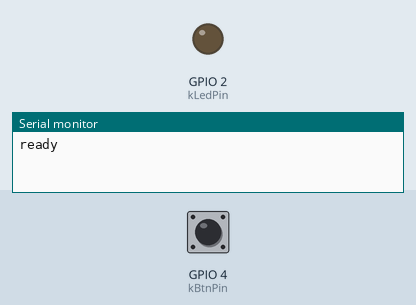
This program was run on a simulated ESP32. Shown: output pins drawn as LEDs (lit = HIGH), the last lines printed to the serial monitor. Inputs (shaded band) come from the test bench; at power-on: GPIO 4 (kBtnPin) HIGH.

Above: at 1.4 s.
1.5 s: GPIO 4 (kBtnPin) pulled LOW for 0.15 s
At 2.7 s:
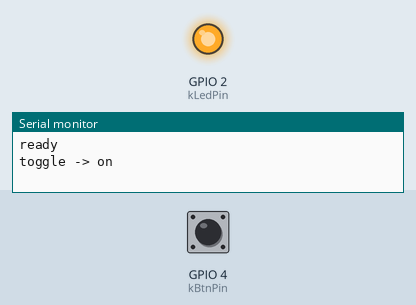
3.1 s: GPIO 4 (kBtnPin) pulled LOW for 1 s
At 4.0 s:
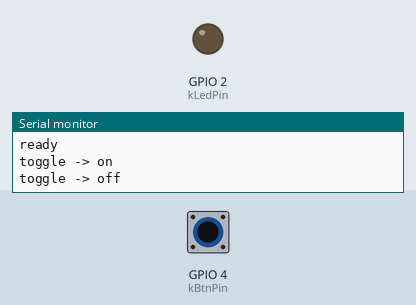
5.6 s: GPIO 4 (kBtnPin) pulled LOW for 3.2 s
At 5.9 s:
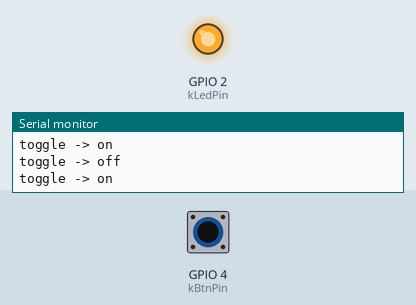
Timing chart, 0 to 8.6 s (numbered marks = the images above; inputs shaded):
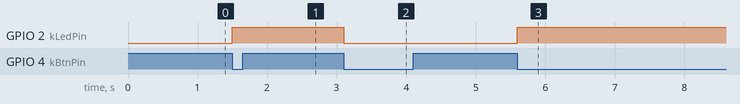

Measured:
- after the input at 1.5 s, GPIO 2 (kLedPin): LOW → HIGH at once
- after the input at 3.1 s, GPIO 2 (kLedPin): HIGH → LOW at once
- after the input at 5.6 s, GPIO 2 (kLedPin): LOW → HIGH at once

The program:

main.cpp
```cpp
// Module 01 — ESP32
// Press the button → toggle the LED. Interrupt-driven with software debounce.
//
// Pins:
//   GPIO 4  ── button ── GND   (input, pull-up)
//   GPIO 2  ── 220 Ω ── LED ── GND
//
// Why GPIO 4 (not GPIO 0)? GPIO 0 is a strapping pin — pulling it LOW at
// boot puts the chip in download mode. Using it for a regular button works
// but causes "won't reboot after upload" surprises.

#include <Arduino.h>

namespace {

constexpr uint8_t kBtnPin = 4;
constexpr uint8_t kLedPin = 2;
constexpr uint32_t kDebounceMs = 30;

// `IRAM_ATTR` keeps the ISR in instruction RAM (faster, mandatory on ESP32).
volatile bool g_press_pending = false;
volatile uint32_t g_last_isr_ms = 0;

void IRAM_ATTR on_button_press() {
    const uint32_t now = millis();
    if (now - g_last_isr_ms < kDebounceMs) return;
    g_last_isr_ms = now;
    g_press_pending = true;
}

}  // namespace

void setup() {
    pinMode(kLedPin, OUTPUT);
    digitalWrite(kLedPin, LOW);
    pinMode(kBtnPin, INPUT_PULLUP);
    attachInterrupt(digitalPinToInterrupt(kBtnPin), on_button_press, FALLING);

    Serial.begin(SERIAL_BAUD);
    delay(200);
    Serial.println("ready");
}

void loop() {
    if (!g_press_pending) {
        delay(1);
        return;
    }
    if (digitalRead(kBtnPin) == LOW) {
        const bool now_on = !digitalRead(kLedPin);
        digitalWrite(kLedPin, now_on ? HIGH : LOW);
        Serial.printf("toggle -> %s\n", now_on ? "on" : "off");
    }
    noInterrupts();
    g_press_pending = false;
    interrupts();
}
```
